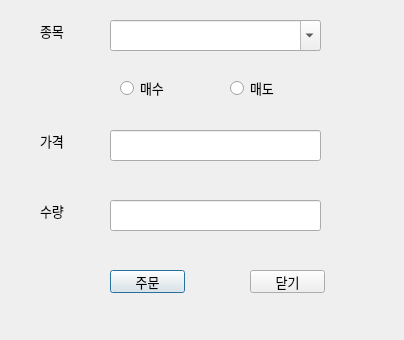
<?xml version="1.0" encoding="UTF-8"?>
<ui version="4.0">
 <class>Dialog</class>
 <widget class="QDialog" name="Dialog">
  <property name="geometry">
   <rect>
    <x>0</x>
    <y>0</y>
    <width>404</width>
    <height>340</height>
   </rect>
  </property>
  <property name="windowTitle">
   <string>Dialog</string>
  </property>
  <widget class="QComboBox" name="comboProduct">
   <property name="geometry">
    <rect>
     <x>110</x>
     <y>20</y>
     <width>211</width>
     <height>31</height>
    </rect>
   </property>
   <property name="font">
    <font>
     <family>Arial</family>
     <pointsize>10</pointsize>
    </font>
   </property>
   <property name="editable">
    <bool>true</bool>
   </property>
  </widget>
  <widget class="QLabel" name="label">
   <property name="geometry">
    <rect>
     <x>40</x>
     <y>20</y>
     <width>71</width>
     <height>21</height>
    </rect>
   </property>
   <property name="font">
    <font>
     <family>Arial</family>
     <pointsize>10</pointsize>
    </font>
   </property>
   <property name="text">
    <string>종목</string>
   </property>
  </widget>
  <widget class="QRadioButton" name="radioBuy">
   <property name="geometry">
    <rect>
     <x>120</x>
     <y>80</y>
     <width>90</width>
     <height>16</height>
    </rect>
   </property>
   <property name="font">
    <font>
     <family>Arial</family>
     <pointsize>10</pointsize>
    </font>
   </property>
   <property name="text">
    <string>매수</string>
   </property>
  </widget>
  <widget class="QRadioButton" name="radioSell">
   <property name="geometry">
    <rect>
     <x>230</x>
     <y>80</y>
     <width>90</width>
     <height>16</height>
    </rect>
   </property>
   <property name="font">
    <font>
     <family>Arial</family>
     <pointsize>10</pointsize>
    </font>
   </property>
   <property name="text">
    <string>매도</string>
   </property>
  </widget>
  <widget class="QLabel" name="label_2">
   <property name="geometry">
    <rect>
     <x>40</x>
     <y>130</y>
     <width>71</width>
     <height>21</height>
    </rect>
   </property>
   <property name="font">
    <font>
     <family>Arial</family>
     <pointsize>10</pointsize>
    </font>
   </property>
   <property name="text">
    <string>가격</string>
   </property>
  </widget>
  <widget class="QLineEdit" name="linePrice">
   <property name="geometry">
    <rect>
     <x>110</x>
     <y>130</y>
     <width>211</width>
     <height>31</height>
    </rect>
   </property>
   <property name="font">
    <font>
     <family>Arial</family>
     <pointsize>10</pointsize>
    </font>
   </property>
  </widget>
  <widget class="QLabel" name="label_3">
   <property name="geometry">
    <rect>
     <x>40</x>
     <y>200</y>
     <width>71</width>
     <height>21</height>
    </rect>
   </property>
   <property name="font">
    <font>
     <family>Arial</family>
     <pointsize>10</pointsize>
    </font>
   </property>
   <property name="text">
    <string>수량</string>
   </property>
  </widget>
  <widget class="QLineEdit" name="lineQty">
   <property name="geometry">
    <rect>
     <x>110</x>
     <y>200</y>
     <width>211</width>
     <height>31</height>
    </rect>
   </property>
   <property name="font">
    <font>
     <family>Arial</family>
     <pointsize>10</pointsize>
    </font>
   </property>
  </widget>
  <widget class="QPushButton" name="pushOrder">
   <property name="geometry">
    <rect>
     <x>110</x>
     <y>270</y>
     <width>75</width>
     <height>23</height>
    </rect>
   </property>
   <property name="font">
    <font>
     <family>Arial</family>
     <pointsize>10</pointsize>
    </font>
   </property>
   <property name="text">
    <string>주문</string>
   </property>
  </widget>
  <widget class="QPushButton" name="pushClose">
   <property name="geometry">
    <rect>
     <x>250</x>
     <y>270</y>
     <width>75</width>
     <height>23</height>
    </rect>
   </property>
   <property name="font">
    <font>
     <family>Arial</family>
     <pointsize>10</pointsize>
    </font>
   </property>
   <property name="text">
    <string>닫기</string>
   </property>
  </widget>
 </widget>
 <resources/>
 <connections/>
</ui>
